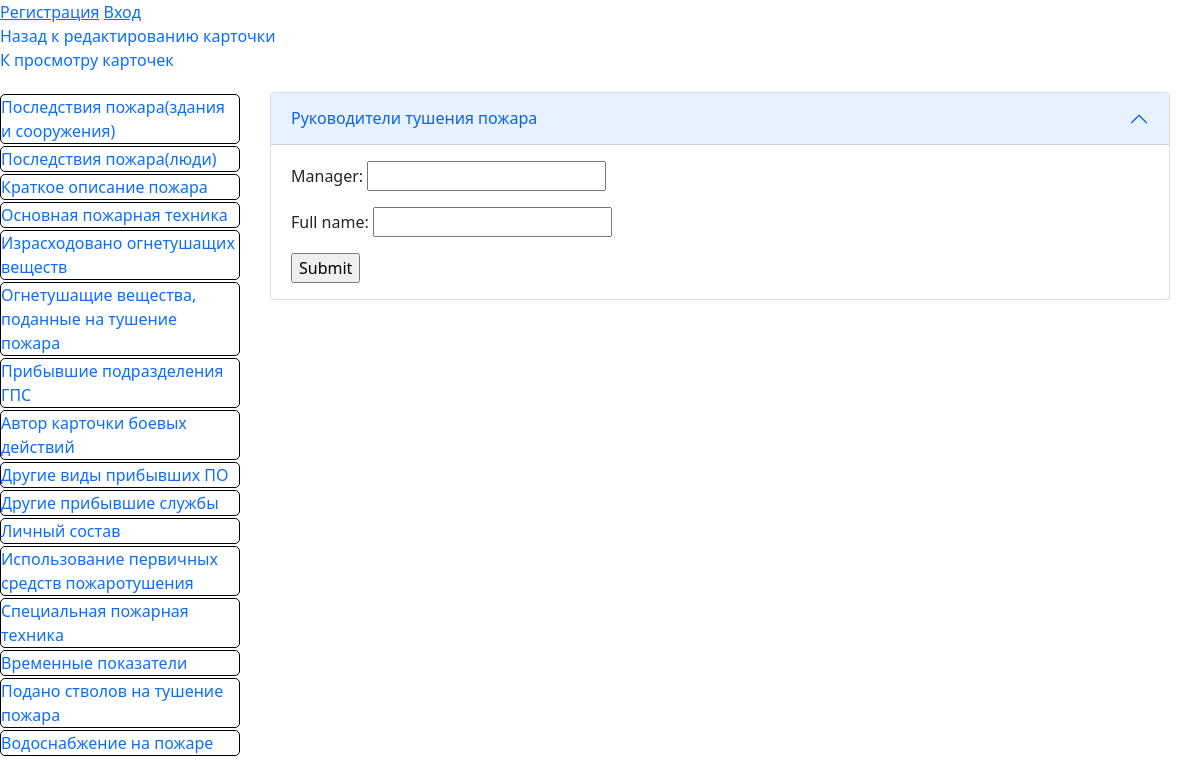
/card/1/fire-manager, run on an earlier commit of the app's database.
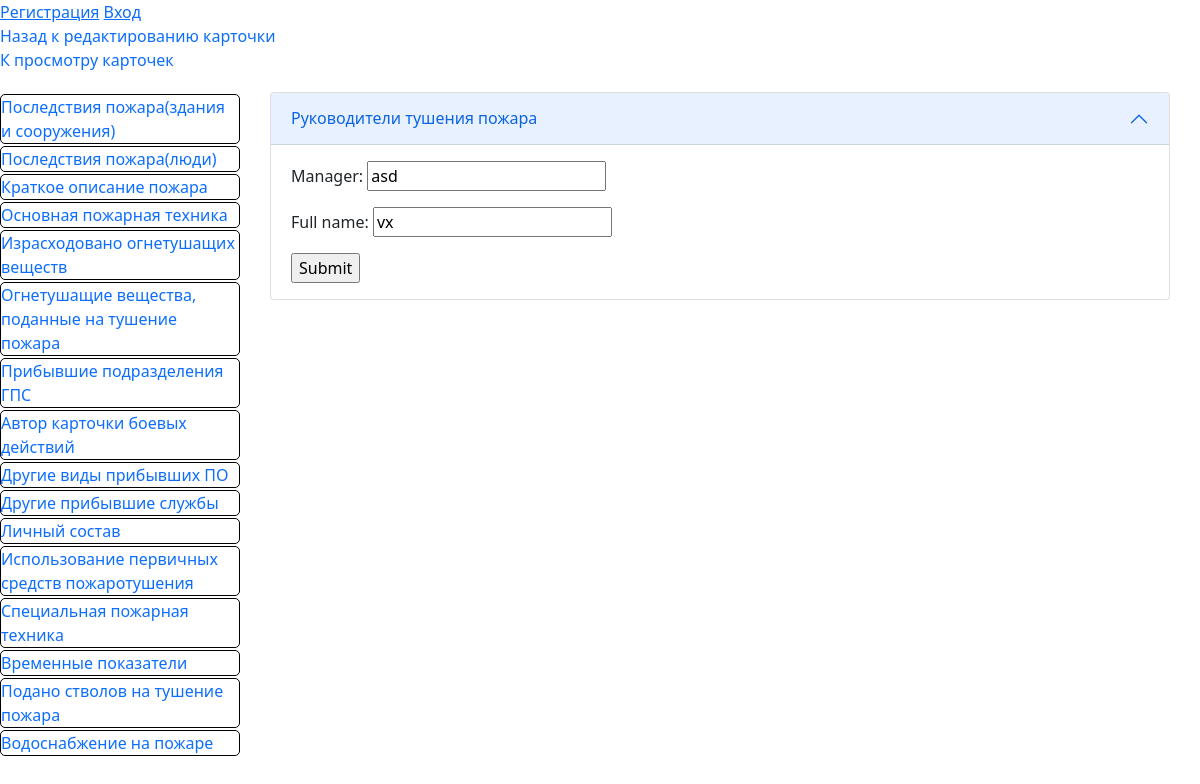
And on a later commit of the database.
### fire/models.py (models this page shows)
class FireManager(models.Model):
    card_id = models.OneToOneField(
        GeneralData, on_delete=models.CASCADE, primary_key=True
    )
    manager = models.CharField(max_length=300, null=False, blank=False)
    full_name = models.CharField(max_length=300, null=False, blank=False)

### fire/views.py (the view)
# urls.py: path('card/<int:card_id>/fire-manager', views.fire_manager, name="fire-manager"),
def fire_manager(request, card_id):
    gd = get_object_or_404(GeneralData, card_id=card_id)
    firemanager = getattr(gd, "firemanager", None)
    if request.method == "POST":
        form = FireManagerForm(
            data=request.POST, initial={"card_id": gd}, instance=firemanager
        )
        if form.is_valid():
            new_firemanager = form.save(commit=False)
            if firemanager is None:
                new_firemanager.card_id = gd
            new_firemanager.save()
            return HttpResponseRedirect(
                resolve_url("fire-manager-edit", card_id=card_id)
            )
        else:
            print(form.errors)
            return render(
                request, "fire_manager.html", context={"form": form, "card_id": card_id}
            )
    else:
        form = FireManagerForm(instance=firemanager)
    return render(
        request, "fire_manager.html", context={"form": form, "card_id": card_id}
    )

### fire/forms.py
class FireManagerForm(ModelForm):
    class Meta:
        model = FireManager
        fields = [
            "manager",
            "full_name",
        ]

### fire/templates/fire_manager.html (shortened to what this page needs)
{% extends 'base_card.html' %}
{% block card_info %}
<div class="accordion-item">
    <h2 class="accordion-header" id="panelsStayOpen-headingFour">
      <button
        class="accordion-button" type="button">    Руководители тушения пожара
      </button>
    </h2>
    <div
      id="panelsStayOpen-collapseFour"
    >
      <div class="accordion-body">
        <form
          action={% url 'fire-manager-edit' card_id %} method="POST">
          {{ form.as_p }}
          <input type="submit" value="Submit">
        </form>
      </div>
    </div>
  </div>
</div>
{% endblock card_info %}

What changed in the data, as far as the page shows it:
added FireManager: manager "asd", full_name "vx"
